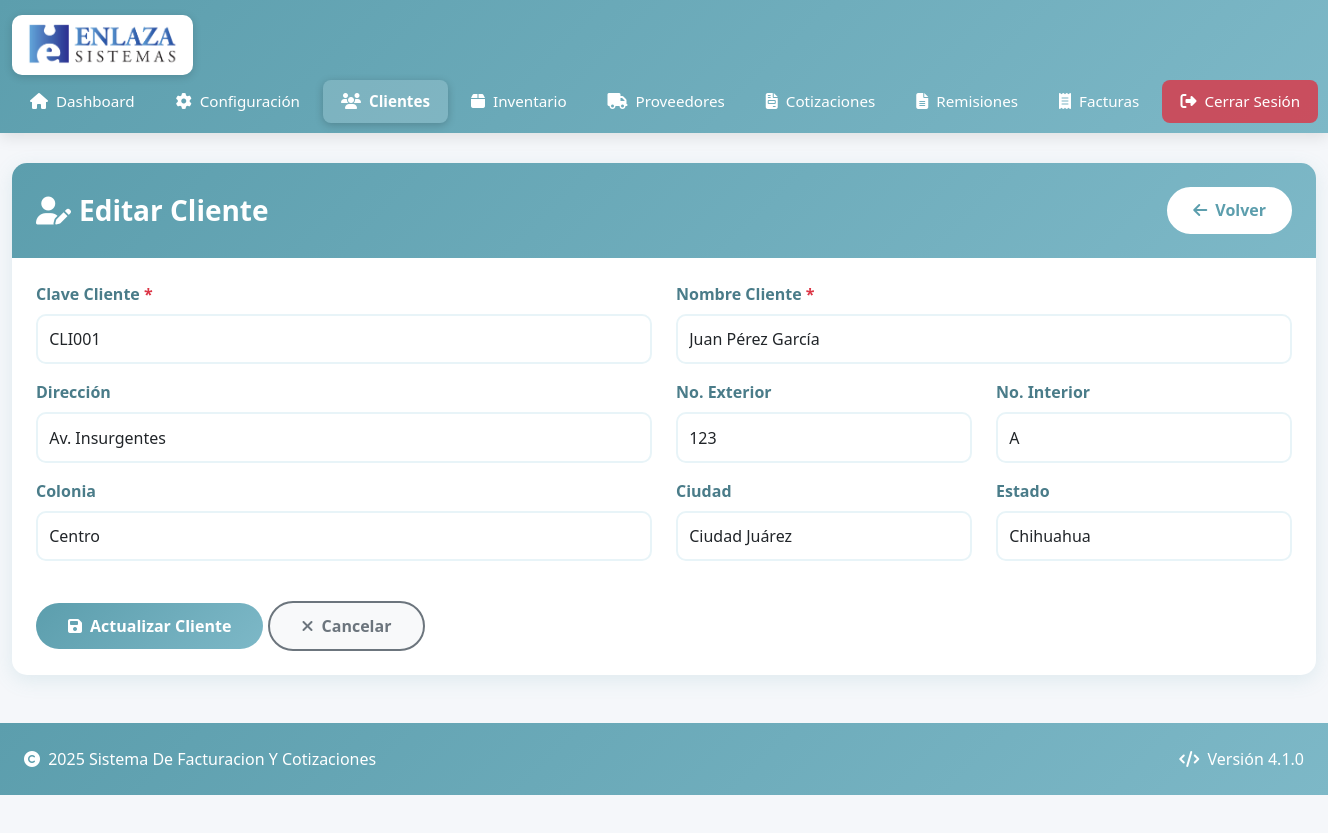
/clientes/editar/1, run on the app's committed database.
### tables this page shows
CREATE TABLE `clientes` (
  `clientesid` bigint(20) NOT NULL AUTO_INCREMENT,
  `clavecliente` varchar(45) NOT NULL,
  `nombrecliente` varchar(245) NOT NULL,
  `direccion` varchar(145) DEFAULT NULL,
  `exterior` varchar(45) DEFAULT NULL,
  `interior` varchar(45) DEFAULT NULL,
  `colonia` varchar(145) DEFAULT NULL,
  `ciudad` varchar(45) DEFAULT NULL,
  `estado` varchar(45) DEFAULT NULL,
  `fecha_creacion` date NOT NULL DEFAULT '1990-01-01',
  `fecha_actualizacion` date NOT NULL DEFAULT '1990-01-01',
  PRIMARY KEY (`clientesid`),
  UNIQUE KEY `clavecliente` (`clavecliente`),
  KEY `idx_clavecliente` (`clavecliente`),
  KEY `idx_nombrecliente` (`nombrecliente`),
  KEY `idx_ciudad` (`ciudad`)
);

### controllers/ClientesController.php (called while the page is built, shortened)
<?php
class ClientesController extends Controller {
    private $clienteModel;
    public function __construct() {
        $this->clienteModel = $this->loadModel('Cliente');
    }
    public function editar($id) {
        $cliente = $this->clienteModel->getById($id);
        $datos = [
            'titulo' => 'Editar Cliente',
            'cliente' => $cliente
        ];
        $this->loadView('clientes/editar', $datos);
    }
}
?>

### bootstrap.php (called while the page is built, shortened)
<?php
$url = isset($_GET['url']) ? $_GET['url'] : '';
$url = rtrim($url, '/');
$url = filter_var($url, FILTER_SANITIZE_URL);
$url = explode('/', $url);
$controllerName = !empty($url[0]) ? ucfirst($url[0]) . 'Controller' : DEFAULT_CONTROLLER;
$controllerFile = CONTROLLERS_PATH . $controllerName . '.php';
if (file_exists($controllerFile)) {
    $controller = new $controllerName();
} else {
    die("Error 404: Controlador '{$controllerName}' no encontrado");
}
$method = !empty($url[1]) ? $url[1] : DEFAULT_METHOD;
$params = $url ? array_slice($url, 2) : [];
call_user_func_array([$controller, $method], $params);
?>

### config/database.php (called while the page is built, shortened)
<?php
class Database {
    private $host = "localhost";
    private $port = "3309";
    private $database = "sistema_mvc";
    private $username = "root";
    private $password = "Shapes0926";
    private $charset = "utf8mb4";
    private $conexion;
    private function conectar() {
        try {
            $dsn = "mysql:host={$this->host};port={$this->port};dbname={$this->database};charset={$this->charset}";
            $opciones = [
                PDO::ATTR_ERRMODE            => PDO::ERRMODE_EXCEPTION,
                PDO::ATTR_DEFAULT_FETCH_MODE => PDO::FETCH_ASSOC,
                PDO::ATTR_EMULATE_PREPARES   => false,
            ];
            $this->conexion = new PDO($dsn, $this->username, $this->password, $opciones);
        } catch (PDOException $e) {
            die("Error de conexión: " . $e->getMessage());
        }
    }
    public function getConexion() {
        return $this->conexion;
    }
}
?>

### core/Model.php (called while the page is built, shortened)
<?php
class Model {
    protected $db;
    protected $tabla;
    protected $primaryKey = 'id';
    public function __construct() {
        $database = new Database();
        $this->db = $database->getConexion();
    }
    public function getById($id) {
        try {
            $sql = "SELECT * FROM {$this->tabla} WHERE {$this->primaryKey} = :id LIMIT 1";
            $stmt = $this->db->prepare($sql);
            $stmt->bindParam(':id', $id, PDO::PARAM_INT);
            $stmt->execute();
            return $stmt->fetch();
        } catch (PDOException $e) {
            error_log("Error en getById(): " . $e->getMessage());
            return false;
        }
    }
}
?>

### models/Cliente.php (called while the page is built, shortened)
<?php
class Cliente extends Model {
    public function __construct() {
        $this->tabla = 'clientes';
        $this->primaryKey = 'clientesid';
    }
}
?>

### views/clientes/editar.php (the view)
<?php
require_once VIEWS_PATH . 'layout/header_dashboard.php';
?>
<div class="card card-custom">
    <div class="card-header">
        <div class="d-flex justify-content-between align-items-center">
            <h3 class="mb-0"><i class="fas fa-user-edit me-2"></i><?php echo $titulo; ?></h3>
            <a href="<?php echo BASE_URL; ?>clientes" class="btn btn-volver">
                <i class="fas fa-arrow-left me-2"></i>Volver
            </a>
        </div>
    </div>
    <div class="card-body p-4">
        <form action="<?php echo BASE_URL; ?>clientes/editar/<?php echo $cliente['clientesid']; ?>" method="POST" id="formCliente">
            <div class="row">
                <div class="col-md-6 mb-3">
                    <label for="clavecliente" class="form-label">
                        Clave Cliente <span class="text-danger">*</span>
                    </label>
                    <input type="text"
                           class="form-control"
                           id="clavecliente"
                           name="clavecliente"
                           required
                           maxlength="45"
                           value="<?php echo htmlspecialchars($cliente['clavecliente']); ?>">
                </div>
                <div class="col-md-6 mb-3">
                    <label for="nombrecliente" class="form-label">
                        Nombre Cliente <span class="text-danger">*</span>
                    </label>
                    <input type="text"
                           class="form-control"
                           id="nombrecliente"
                           name="nombrecliente"
                           required
                           maxlength="245"
                           value="<?php echo htmlspecialchars($cliente['nombrecliente']); ?>">
                </div>
            </div>
            <div class="row">
                <div class="col-md-6 mb-3">
                    <label for="direccion" class="form-label">Dirección</label>
                    <input type="text"
                           class="form-control"
                           id="direccion"
                           name="direccion"
                           maxlength="145"
                           value="<?php echo htmlspecialchars($cliente['direccion']); ?>">
                </div>
                <div class="col-md-3 mb-3">
                    <label for="exterior" class="form-label">No. Exterior</label>
                    <input type="text"
                           class="form-control"
                           id="exterior"
                           name="exterior"
                           maxlength="45"
                           value="<?php echo htmlspecialchars($cliente['exterior']); ?>">
                </div>
                <div class="col-md-3 mb-3">
                    <label for="interior" class="form-label">No. Interior</label>
                    <input type="text"
                           class="form-control"
                           id="interior"
                           name="interior"
                           maxlength="45"
                           value="<?php echo htmlspecialchars($cliente['interior']); ?>">
                </div>
            </div>
            <div class="row">
                <div class="col-md-6 mb-3">
                    <label for="colonia" class="form-label">Colonia</label>
                    <input type="text"
                           class="form-control"
                           id="colonia"
                           name="colonia"
                           maxlength="145"
                           value="<?php echo htmlspecialchars($cliente['colonia']); ?>">
                </div>
                <div class="col-md-3 mb-3">
                    <label for="ciudad" class="form-label">Ciudad</label>
                    <input type="text"
                           class="form-control"
                           id="ciudad"
                           name="ciudad"
                           maxlength="45"
                           value="<?php echo htmlspecialchars($cliente['ciudad']); ?>">
                </div>
                <div class="col-md-3 mb-3">
                    <label for="estado" class="form-label">Estado</label>
                    <input type="text"
                           class="form-control"
                           id="estado"
                           name="estado"
                           maxlength="45"
                           value="<?php echo htmlspecialchars($cliente['estado']); ?>">
                </div>
            </div>
            <div class="row mt-4">
                <div class="col-12">
                    <button type="submit" class="btn btn-guardar">
                        <i class="fas fa-save me-2"></i>Actualizar Cliente
                    </button>
                    <a href="<?php echo BASE_URL; ?>clientes" class="btn btn-cancelar">
                        <i class="fas fa-times me-2"></i>Cancelar
                    </a>
                </div>
            </div>
        </form>
    </div>
</div>
<?php
require_once VIEWS_PATH . 'layout/footer.php';
?>

### public/css/dashboard.css (style rules this page uses)
:root { --header-bg-start: #2c3e50; --header-bg-end: #34495e; --header-text: #ffffff; --header-link-hover: #3498db; --footer-bg: #2c3e50; --footer-text: #ecf0f1; --body-bg: #f5f7fa; --card-blue: #3498db; --card-green: #2ecc71; --card-purple: #9b59b6; --card-red: #e74c3c; --card-orange: #e67e22; --card-cyan: #1abc9c; --text-primary: #2c3e50; --text-secondary: #7f8c8d; }
* { margin: 0; padding: 0; box-sizing: border-box; }
body { font-family: 'Segoe UI', Tahoma, Geneva, Verdana, sans-serif; background: var(--body-bg); color: var(--text-primary); min-height: 100vh; display: flex; flex-direction: column; }

### public/css/styles.css (style rules this page uses)
:root { --azul-principal: #5c9ead; --azul-oscuro: #4a7c89; --azul-claro: #7db8c7; --azul-muy-claro: #e8f4f8; --blanco: #ffffff; --gris-claro: #f8f9fa; --gris-medio: #6c757d; --texto-oscuro: #2c3e50; --exito: #28a745; --peligro: #dc3545; --advertencia: #ffc107; }
body { background: linear-gradient(135deg, var(--azul-muy-claro) 0%, var(--blanco) 100%); min-height: 100vh; font-family: 'Segoe UI', Tahoma, Geneva, Verdana, sans-serif; color: var(--texto-oscuro); }
.card-custom { border-radius: 15px; box-shadow: 0 5px 20px rgba(92, 158, 173, 0.15); border: none; margin-bottom: 2rem; }
.card-custom .card-header { background: linear-gradient(135deg, var(--azul-principal), var(--azul-claro)); color: var(--blanco); border-radius: 15px 15px 0 0 !important; padding: 1.5rem; border: none; }
.card-custom .card-header h3 { margin: 0; font-weight: 600; }
.card-custom .card-body { padding: 2rem; }
.btn-volver { background: var(--blanco); color: var(--azul-principal); border: 2px solid var(--blanco); padding: 0.6rem 1.5rem; border-radius: 25px; font-weight: 600; transition: all 0.3s ease; }
.btn-guardar { background: linear-gradient(135deg, var(--azul-principal), var(--azul-claro)); color: var(--blanco); border: none; padding: 0.7rem 2rem; border-radius: 25px; font-weight: 600; transition: all 0.3s ease; }
.btn-cancelar { background: var(--gris-claro); color: var(--gris-medio); border: 2px solid var(--gris-medio); padding: 0.7rem 2rem; border-radius: 25px; font-weight: 600; transition: all 0.3s ease; }
.form-label { font-weight: 600; color: var(--azul-oscuro); margin-bottom: 0.5rem; }
.form-control { border: 2px solid var(--azul-muy-claro); border-radius: 10px; padding: 0.7rem; transition: all 0.3s ease; }

### data on the page
clientes: clavecliente "CLI001", nombrecliente "Juan Pérez García", direccion "Av. Insurgentes", exterior "123", interior "A", colonia "Centro", ciudad "Ciudad Juárez", estado "Chihuahua"

### other printed values
$titulo "Editar Cliente"
SYSTEM_NAME "Sistema De Facturacion Y Cotizaciones"
SYSTEM_VERSION "4.1.0"
